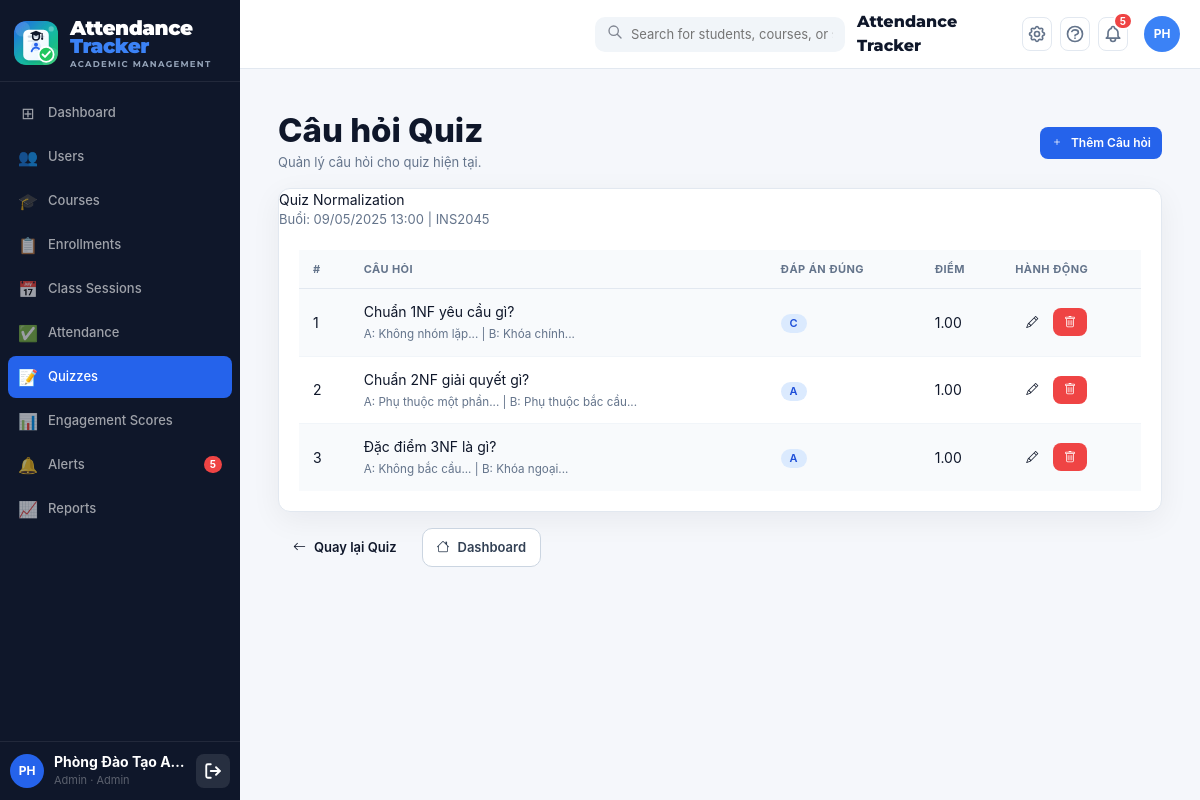
The page /public/teacher/quiz/questions_list.php?quiz_id=5 (signed in) on the database its author committed.
### tables this page shows
CREATE TABLE IF NOT EXISTS `quiz_sessions` (
    `id`                 INT UNSIGNED NOT NULL AUTO_INCREMENT,
    `session_id`         INT UNSIGNED NOT NULL,
    `title`              VARCHAR(200) NOT NULL,
    `description`        TEXT         DEFAULT NULL,
    `time_limit_minutes` INT          DEFAULT NULL COMMENT 'NULL = không giới hạn',
    `status`             ENUM('draft','open','closed') NOT NULL DEFAULT 'draft',
    `allow_retake`       TINYINT(1)   NOT NULL DEFAULT 0,
    `created_at`         DATETIME     NOT NULL DEFAULT CURRENT_TIMESTAMP,
    `updated_at`         DATETIME     NOT NULL DEFAULT CURRENT_TIMESTAMP ON UPDATE CURRENT_TIMESTAMP,
    PRIMARY KEY (`id`),
    INDEX `idx_qs_session` (`session_id`),
    INDEX `idx_qs_status`  (`status`),
    CONSTRAINT `fk_qs_session` FOREIGN KEY (`session_id`) REFERENCES `class_sessions`(`id`) ON DELETE CASCADE
);

CREATE TABLE IF NOT EXISTS `class_sessions` (
    `id`           INT UNSIGNED NOT NULL AUTO_INCREMENT,
    `course_id`    INT UNSIGNED NOT NULL,
    `teacher_id`   INT UNSIGNED NOT NULL,
    `session_date` DATE         NOT NULL,
    `start_time`   TIME         NOT NULL,
    `end_time`     TIME         NOT NULL,
    `title`        VARCHAR(200) DEFAULT NULL,
    `description`  TEXT         DEFAULT NULL,
    `location`     VARCHAR(100) DEFAULT NULL,
    `status`       ENUM('upcoming','active','ended') NOT NULL DEFAULT 'upcoming',
    `notes`        TEXT         DEFAULT NULL,
    `created_at`   DATETIME     NOT NULL DEFAULT CURRENT_TIMESTAMP,
    `updated_at`   DATETIME     NOT NULL DEFAULT CURRENT_TIMESTAMP ON UPDATE CURRENT_TIMESTAMP,
    PRIMARY KEY (`id`),
    INDEX `idx_cs_course`  (`course_id`),
    INDEX `idx_cs_date`    (`session_date`),
    INDEX `idx_cs_status`  (`status`),
    CONSTRAINT `fk_cs_course`   FOREIGN KEY (`course_id`)  REFERENCES `courses`(`id`) ON DELETE CASCADE,
    CONSTRAINT `fk_cs_teacher`  FOREIGN KEY (`teacher_id`) REFERENCES `users`(`id`)
);

CREATE TABLE IF NOT EXISTS `courses` (
    `id`                       INT UNSIGNED  NOT NULL AUTO_INCREMENT,
    `course_code`              VARCHAR(20)   NOT NULL,
    `course_name`              VARCHAR(150)  NOT NULL,
    `credits`                  TINYINT       NOT NULL DEFAULT 3,
    `semester`                 VARCHAR(20)   NOT NULL   COMMENT 'VD: 2025-2',
    `room`                     VARCHAR(50)   DEFAULT NULL,
    `schedule_info`            VARCHAR(200)  DEFAULT NULL COMMENT 'VD: Thứ 5, 07:30-09:30',
    `absence_threshold`        INT           NOT NULL DEFAULT 3
                               COMMENT 'Số buổi vắng tối đa – vượt ngưỡng thì tạo alert low_attendance',
    `low_engagement_threshold` DECIMAL(5,2)  NOT NULL DEFAULT 40.00
                               COMMENT 'Ngưỡng engagement_index (0-100) – thấp hơn thì tạo alert low_engagement',
    `attend_score`             DECIMAL(4,2)  NOT NULL DEFAULT 2.00
                               COMMENT 'Điểm mặc định/fallback mỗi lần điểm danh đúng giờ',
    `quiz_correct_score`       DECIMAL(4,2)  NOT NULL DEFAULT 2.00
                               COMMENT 'Điểm mặc định/fallback mỗi câu quiz đúng',
    `discussion_score`         DECIMAL(4,2)  NOT NULL DEFAULT 1.00
                               COMMENT 'Điểm mặc định/fallback mỗi lần tham gia thảo luận',
    `is_active`                TINYINT(1)    NOT NULL DEFAULT 1,
    `created_at`               DATETIME      NOT NULL DEFAULT CURRENT_TIMESTAMP,
    `updated_at`               DATETIME      NOT NULL DEFAULT CURRENT_TIMESTAMP ON UPDATE CURRENT_TIMESTAMP,
    PRIMARY KEY (`id`),
    UNIQUE KEY `uq_course_semester` (`course_code`, `semester`),
    INDEX `idx_semester`  (`semester`),
    INDEX `idx_is_active` (`is_active`)
);

CREATE TABLE IF NOT EXISTS `quiz_questions` (
    `id`             INT UNSIGNED NOT NULL AUTO_INCREMENT,
    `quiz_id`        INT UNSIGNED NOT NULL,
    `question_text`  TEXT NOT NULL,
    `option_a`       VARCHAR(255) NOT NULL,
    `option_b`       VARCHAR(255) NOT NULL,
    `option_c`       VARCHAR(255) DEFAULT NULL,
    `option_d`       VARCHAR(255) DEFAULT NULL,
    `correct_option` ENUM('A','B','C','D') NOT NULL DEFAULT 'A',
    `points`         DECIMAL(4,2) NOT NULL DEFAULT 1.00,
    `order_num`      INT NOT NULL DEFAULT 1,
    `created_at`     DATETIME NOT NULL DEFAULT CURRENT_TIMESTAMP,
    PRIMARY KEY (`id`),
    INDEX `idx_qq_quiz` (`quiz_id`),
    INDEX `idx_qq_order` (`order_num`),
    CONSTRAINT `fk_qq_quiz` FOREIGN KEY (`quiz_id`) REFERENCES `quiz_sessions`(`id`) ON DELETE CASCADE
);

### controllers/QuizController.php (called while the page is built, shortened)
<?php
require_once APP_ROOT . '/config/Database.php';
require_once APP_ROOT . '/models/QuizSessionModel.php';
require_once APP_ROOT . '/models/QuizQuestionModel.php';
class QuizController
{
    private QuizSessionModel $quizSessionModel;
    private QuizQuestionModel $quizQuestionModel;
    public function __construct()
    {
        $this->quizSessionModel = new QuizSessionModel();
        $this->quizQuestionModel = new QuizQuestionModel();
    }
    public function listQuestions(): void
    {
        $quizId = (int) ($_GET['quiz_id'] ?? 0);
        $quiz = $this->quizSessionModel->getByIdWithSession($quizId);
        $questions = $this->quizQuestionModel->getByQuizId($quizId);
        require_once APP_ROOT . '/views/teacher/quiz/questions_list.php';
    }
}

### public/teacher/quiz/questions_list.php (called while the page is built, shortened)
<?php
require_once APP_ROOT . '/controllers/QuizController.php';
$controller = new QuizController();
$controller->listQuestions();

### config/database.php (called while the page is built, shortened)
<?php
class Database
{
    private static ?Database $instance = null;
    private PDO $pdo;
    private function __construct()
    {
        $dsn = sprintf(
            'mysql:host=%s;port=%s;dbname=%s;charset=%s',
            DB_HOST, DB_PORT, DB_NAME, DB_CHARSET
        );
        $options = [
            PDO::ATTR_ERRMODE            => PDO::ERRMODE_EXCEPTION,
            PDO::ATTR_DEFAULT_FETCH_MODE => PDO::FETCH_ASSOC,
            PDO::ATTR_EMULATE_PREPARES   => false,
        ];
        try {
            $this->pdo = new PDO($dsn, DB_USER, DB_PASS, $options);
        } catch (PDOException $e) {
            if (APP_ENV === 'development') {
                die('<h3 style="color:red">Database Error: ' . $e->getMessage() . '</h3>');
            } else {
                die('<h3>Lỗi hệ thống. Vui lòng thử lại sau.</h3>');
            }
        }
    }
    public static function getInstance(): Database
    {
        if (self::$instance === null) {
            self::$instance = new self();
        }
        return self::$instance;
    }
    public function getConnection(): PDO
    {
        return $this->pdo;
    }
}

### models/QuizSessionModel.php (called while the page is built, shortened)
<?php
require_once APP_ROOT . '/config/Database.php';
class QuizSessionModel
{
    private PDO $db;
    public function __construct()
    {
        $this->db = Database::getInstance()->getConnection();
    }
    public function getByIdWithSession(int $id): ?array
    {
        $stmt = $this->db->prepare(
            'SELECT
                qs.id, qs.session_id, qs.title, qs.description, qs.time_limit_minutes,
                qs.status, qs.allow_retake, qs.created_at, qs.updated_at,
                cs.session_date, cs.start_time, cs.end_time,
                c.course_name, c.course_code
             FROM quiz_sessions qs
             JOIN class_sessions cs ON qs.session_id = cs.id
             JOIN courses c ON cs.course_id = c.id
             WHERE qs.id = ? LIMIT 1'
        );
        $stmt->execute([$id]);
        $result = $stmt->fetch();
        return $result ?: null;
    }
}

### models/QuizQuestionModel.php (called while the page is built, shortened)
<?php
require_once APP_ROOT . '/config/Database.php';
class QuizQuestionModel
{
    private PDO $db;
    public function __construct()
    {
        $this->db = Database::getInstance()->getConnection();
    }
    public function getByQuizId(int $quizId): array
    {
        $stmt = $this->db->prepare(
            'SELECT id, quiz_id, question_text, option_a, option_b, option_c, option_d, correct_option, points, order_num, created_at
             FROM quiz_questions WHERE quiz_id = ? ORDER BY order_num ASC'
        );
        $stmt->execute([$quizId]);
        return $stmt->fetchAll();
    }
}

### views/teacher/quiz/questions_list.php (the view, shortened to what this page needs)
<?php
require_once APP_ROOT . '/views/layouts/header.php';
?>
<div class="container mt-4">
    <div class="admin-page-title">
        <div class="left">
            <h1>Câu hỏi Quiz</h1>
            <p>Quản lý câu hỏi cho quiz hiện tại.</p>
        </div>
        <div class="right">
            <a href="<?php echo APP_URL; ?>/teacher/quiz/questions_form.php?quiz_id=<?php echo $quiz['id']; ?>" class="btn btn-primary btn-sm">
                <i class="bi bi-plus"></i> Thêm Câu hỏi
            </a>
        </div>
    </div>
    <div class="card">
      <div class="card-header">
        <div>
          <div class="card-title"><?php echo htmlspecialchars($quiz['title']); ?></div>
          <div class="text-muted" style="font-size:13px;">Buổi: <?php echo date('d/m/Y H:i', strtotime($quiz['session_date'] . ' ' . $quiz['start_time'])); ?> | <?php echo htmlspecialchars($quiz['course_code']); ?></div>
        </div>
      </div>
      <div class="card-body">
        <div class="table-wrap">
          <div class="table-responsive">
            <table class="table table-hover table-striped mb-0">
                <thead class="table-light">
                    <tr>
                        <th>#</th>
                        <th>Câu hỏi</th>
                        <th>Đáp án Đúng</th>
                        <th>Điểm</th>
                        <th>Hành động</th>
                    </tr>
                </thead>
                <tbody>
                    <?php if (empty($questions)): ?>
                        <tr>
                            <td colspan="5" class="text-center text-muted py-4">Chưa có câu hỏi nào</td>
                        </tr>
                    <?php else: ?>
                        <?php foreach ($questions as $q): ?>
                            <tr>
                                <td><?php echo $q['order_num']; ?></td>
                                <td>
                                    <div><?php echo htmlspecialchars(substr($q['question_text'], 0, 60)); ?></div>
                                    <small class="text-muted">
                                        A: <?php echo htmlspecialchars(substr($q['option_a'], 0, 30)); ?>... |
                                        B: <?php echo htmlspecialchars(substr($q['option_b'], 0, 30)); ?>...
                                    </small>
                                </td>
                                <td>
                                    <span class="badge bg-info"><?php echo $q['correct_option']; ?></span>
                                </td>
                                <td><?php echo number_format($q['points'], 2); ?></td>
                                <td>
                                    <a href="<?php echo APP_URL; ?>/teacher/quiz/questions_form.php?quiz_id=<?php echo $quiz['id']; ?>&id=<?php echo $q['id']; ?>" class="btn btn-sm btn-warning">
                                        <i class="bi bi-pencil"></i>
                                    </a>
                                    <form method="POST" action="<?php echo APP_URL; ?>/teacher/quiz/delete_question.php" style="display:inline;" onsubmit="return confirm('Xác nhận xóa?')">
                                        <button type="submit" class="btn btn-sm btn-danger">
                                            <i class="bi bi-trash"></i>
                                        </button>
                                    </form>
                                </td>
                            </tr>
                        <?php endforeach; ?>
                    <?php endif; ?>
                </tbody>
            </table>
          </div>
        </div>
      </div>
    </div>
    <div class="mt-3 d-flex flex-wrap gap-2">
        <a href="<?php echo APP_URL; ?>/teacher/quiz/sessions_list.php?session_id=<?php echo $quiz['session_id']; ?>" class="btn btn-secondary">
            <i class="bi bi-arrow-left"></i> Quay lại Quiz
        </a>
        <a href="<?php echo APP_URL; ?>/teacher/dashboard.php" class="btn btn-outline-secondary">
            <i class="bi bi-house"></i> Dashboard
        </a>
    </div>
</div>
<?php require_once APP_ROOT . '/views/layouts/footer.php'; ?>

### public/assets/css/style.css (style rules this page uses)
:root { --primary: #2563eb; --primary-dark: #1d4ed8; --primary-soft: #eff6ff; --sidebar-bg: #0f172a; --text: #0f172a; --text-muted: #64748b; --line: #e2e8f0; --bg: #f5f7fb; --card: #ffffff; --success: #10b981; --warning: #f59e0b; --danger: #ef4444; --radius: 12px; --shadow: 0 8px 30px rgba(15, 23, 42, 0.06); }
*, *::before, *::after { box-sizing: border-box; }
body { margin: 0; font-family: "Inter", "Segoe UI", system-ui, sans-serif; background: var(--bg); color: var(--text); font-size: 14px; line-height: 1.5; }
a { color: inherit; }
.card { background: var(--card); border: 1px solid var(--line); border-radius: var(--radius); box-shadow: var(--shadow); }
.card-body { padding: 20px; }
.table-striped tbody tr:nth-child(odd) { background: #f8fafc; }
.btn { display: inline-flex; align-items: center; justify-content: center; gap: 8px; border-radius: 10px; border: 1px solid transparent; padding: 9px 14px; cursor: pointer; text-decoration: none; font-weight: 600; font-size: 13px; transition: all 0.18s ease; }
.container { width: 100%; max-width: 1140px; margin: 0 auto; padding: 0 18px; }
.d-flex { display: flex; }
.gap-2 { gap: 10px; }
.mt-3 { margin-top: 16px; }
.mt-4 { margin-top: 24px; }
.text-muted { color: var(--text-muted); }
.table-responsive { overflow-x: auto; }
.table { width: 100%; border-collapse: collapse; }
.table-light th { background: #f8fafc; }
.bg-info { background: #dbeafe; color: #1d4ed8 !important; }
.btn-outline-secondary { border-color: #cbd5e1; color: #334155; background: #fff; }
.btn-primary { background: var(--primary); color: #fff; }
.btn-danger { background: var(--danger); color: #fff; }
.btn-sm { padding: 6px 10px; font-size: 12px; border-radius: 8px; }
.badge { display: inline-flex; align-items: center; justify-content: center; padding: 3px 9px; border-radius: 999px; font-size: 11px; font-weight: 600; line-height: 1.2; }
.table-wrap { overflow-x: auto; }
table { width: 100%; border-collapse: collapse; }
thead tr { background: #f8fafc; }
th { text-align: left; padding: 11px 14px; font-size: 11px; text-transform: uppercase; letter-spacing: 0.04em; color: #64748b; border-bottom: 1px solid var(--line); }
td { padding: 12px 14px; border-bottom: 1px solid #f1f5f9; vertical-align: middle; }
tbody tr:last-child td { border-bottom: none; }
.admin-page-title { display: flex; align-items: center; justify-content: space-between; gap: 14px; margin-bottom: 16px; }
.admin-page-title .left h1 { margin: 0 0 4px; font-size: 33px; font-weight: 800; line-height: 1.08; }
.admin-page-title .left p { margin: 0; color: var(--text-muted); font-size: 13px; }

### rows shown on the page
quiz_sessions: title "Quiz Normalization", session.start_time "09/05/2025 13:00", courses.course_code "INS2045"
quiz_questions: order_num "1", question_text "Chuẩn 1NF yêu cầu gì?", option_a "Không nhóm lặp", option_b "Khóa chính", correct_option "C", points "1.00"
quiz_questions: order_num "2", question_text "Chuẩn 2NF giải quyết gì?", option_a "Phụ thuộc một phần", option_b "Phụ thuộc bắc cầu", correct_option "A", points "1.00"
quiz_questions: order_num "3", question_text "Đặc điểm 3NF là gì?", option_a "Không bắc cầu", option_b "Khóa ngoại", correct_option "A", points "1.00"

### other values the page prints
$item['icon'] "⊞"
$item['label'] "Dashboard"
$item['icon'] "👥"
$item['label'] "Users"
$item['icon'] "🎓"
$item['label'] "Courses"
$item['icon'] "📋"
$item['label'] "Enrollments"
$item['icon'] "📅"
$item['label'] "Class Sessions"
$item['icon'] "✅"
$item['label'] "Attendance"
$item['icon'] "📝"
$item['label'] "Quizzes"
$item['icon'] "📊"
